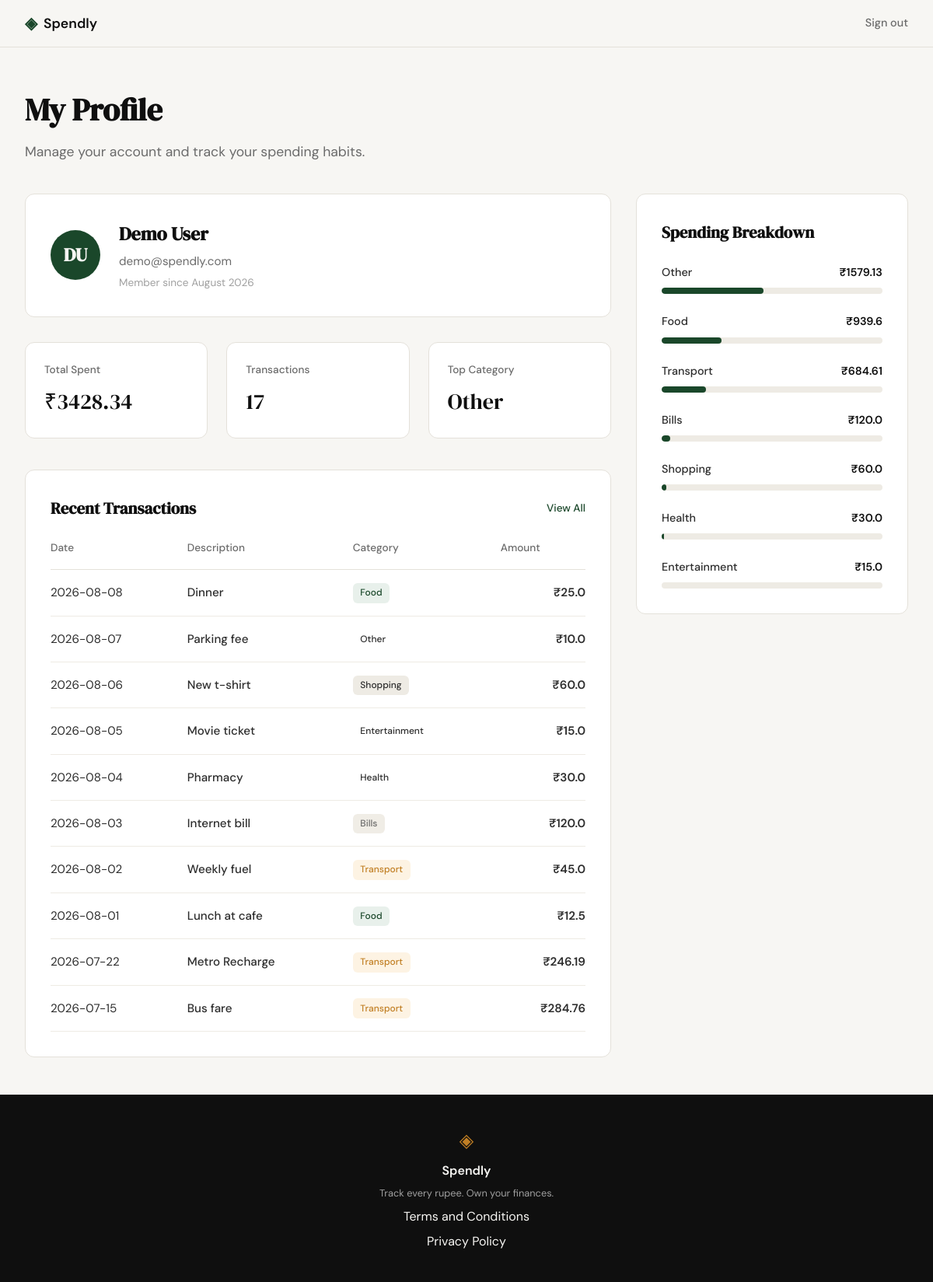
Screenshot of /profile (signed in) with the database file from the repository.
### tables this page shows
CREATE TABLE users (
                    id INTEGER PRIMARY KEY AUTOINCREMENT,
                    name TEXT NOT NULL,
                    email TEXT UNIQUE NOT NULL,
                    password_hash TEXT NOT NULL,
                    created_at TEXT DEFAULT (datetime('now'))
                );

CREATE TABLE expenses (
                    id INTEGER PRIMARY KEY AUTOINCREMENT,
                    user_id INTEGER NOT NULL,
                    amount REAL NOT NULL,
                    category TEXT NOT NULL,
                    date TEXT NOT NULL,
                    description TEXT,
                    created_at TEXT DEFAULT (datetime('now')),
                    FOREIGN KEY (user_id) REFERENCES users(id)
                );

### app.py (the view)
@app.route("/profile")
def profile():
    if "user_id" not in session:
        return redirect(url_for("login"))
    user_id = session["user_id"]
    user_profile = get_user_by_id(user_id)
    summary_stats = get_summary_stats(user_id)
    recent_transactions = get_recent_transactions(user_id)
    category_breakdown = get_category_breakdown(user_id)
    return render_template(
        "profile.html",
        user=user_profile,
        stats=summary_stats,
        transactions=recent_transactions,
        categories=category_breakdown
    )

### database/db.py (called while the page is built)
def get_db():
    conn = sqlite3.connect(DATABASE_PATH)
    conn.execute("PRAGMA foreign_keys = ON")
    conn.row_factory = sqlite3.Row
    return conn

### database/queries.py (called while the page is built)
def get_user_by_id(user_id):
    conn = get_db()
    try:
        user = conn.execute(
            "SELECT name, email, created_at FROM users WHERE id = ?",
            (user_id,)
        ).fetchone()
        if user:
            created_at_str = user['created_at']
            dt = datetime.strptime(created_at_str, '%Y-%m-%d %H:%M:%S')
            member_since = dt.strftime('%B %Y')
            return {
                "name": user['name'],
                "email": user['email'],
                "member_since": member_since
            }
        return None
    finally:
        conn.close()

def get_summary_stats(user_id):
    conn = get_db()
    try:
        totals = conn.execute(
            "SELECT SUM(amount), COUNT(*) FROM expenses WHERE user_id = ?",
            (user_id,)
        ).fetchone()
        total_spent = totals[0] if totals[0] is not None else 0
        transaction_count = totals[1] if totals[1] is not None else 0
        top_cat_row = conn.execute(
            "SELECT category FROM expenses WHERE user_id = ? GROUP BY category ORDER BY SUM(amount) DESC LIMIT 1",
            (user_id,)
        ).fetchone()
        top_category = top_cat_row['category'] if top_cat_row else "—"
        return {
            "total_spent": total_spent,
            "transaction_count": transaction_count,
            "top_category": top_category
        }
    finally:
        conn.close()

def get_recent_transactions(user_id, limit=10):
    conn = get_db()
    try:
        cursor = conn.execute(
            "SELECT date, description, category, amount FROM expenses WHERE user_id = ? ORDER BY date DESC LIMIT ?",
            (user_id, limit)
        )
        return [dict(row) for row in cursor.fetchall()]
    finally:
        conn.close()

### templates/profile.html (shortened to what this page needs)
{% extends "base.html" %}
{% block head %}
<link rel="stylesheet" href="{{ url_for('static', filename='css/profile.css') }}">
{% endblock %}
{% block content %}
<div class="profile-container">
    <header class="profile-header">
        <h1 class="page-title">My Profile</h1>
        <p class="page-subtitle">Manage your account and track your spending habits.</p>
    </header>
    <div class="profile-grid">
        <div class="profile-main">
            <section class="profile-card">
                <div class="user-info">
                    <div class="avatar">{{ user.name[0] }}{{ user.name.split(' ')[-1][0] }}</div>
                    <div class="user-details">
                        <h2>{{ user.name }}</h2>
                        <p class="user-email">{{ user.email }}</p>
                        <p class="user-meta">Member since {{ user.member_since }}</p>
                    </div>
                </div>
            </section>
            <section class="stats-grid">
                <div class="stat-card">
                    <span class="stat-label">Total Spent</span>
                    <span class="stat-value">₹{{ stats.total_spent }}</span>
                </div>
                <div class="stat-card">
                    <span class="stat-label">Transactions</span>
                    <span class="stat-value">{{ stats.transaction_count }}</span>
                </div>
                <div class="stat-card">
                    <span class="stat-label">Top Category</span>
                    <span class="stat-value">{{ stats.top_category }}</span>
                </div>
            </section>
            <section class="history-section">
                <div class="section-header">
                    <h3>Recent Transactions</h3>
                    <a href="#" class="view-all">View All</a>
                </div>
                <div class="table-container">
                    <table class="history-table">
                        <thead>
                            <tr>
                                <th>Date</th>
                                <th>Description</th>
                                <th>Category</th>
                                <th class="text-right">Amount</th>
                            </tr>
                        </thead>
                        <tbody>
                            {% for tx in transactions %}
                            <tr>
                                <td>{{ tx.date }}</td>
                                <td class="tx-desc">{{ tx.description }}</td>
                                <td>
                                    <span class="badge badge-{{ tx.category|lower }}">
                                        {{ tx.category }}
                                    </span>
                                </td>
                                <td class="text-right amount">₹{{ tx.amount }}</td>
                            </tr>
                            {% endfor %}
                        </tbody>
                    </table>
                </div>
            </section>
        </div>
        <div class="profile-sidebar">
            <section class="breakdown-card">
                <h3>Spending Breakdown</h3>
                <div class="breakdown-list">
                    {% for cat in categories %}
                    <div class="cat-item">
                        <div class="cat-info">
                            <span class="cat-name">{{ cat.category }}</span>
                            <span class="cat-amount">₹{{ cat.amount }}</span>
                        </div>
                        <div class="cat-track">
                            <div class="cat-bar" style="width: {{ cat.percentage }}%;"></div>
                        </div>
                    </div>
                    {% endfor %}
                </div>
            </section>
        </div>
    </div>
</div>
{% endblock %}

### templates/base.html (shortened to what this page needs)
<!DOCTYPE html>
<html lang="en">
<head>
    <link rel="stylesheet" href="{{ url_for('static', filename='css/style.css') }}">
    {% block head %}{% endblock %}
</head>
<body>
    <nav class="navbar">
        <div class="nav-inner">
            <a href="{{ url_for('landing') }}" class="nav-brand">
                <span class="brand-icon">◈</span>
                <span class="brand-name">Spendly</span>
            </a>
            <div class="nav-links">
                {% if session.get('user_id') %}
                    <a href="{{ url_for('logout') }}">Sign out</a>
                {% else %}
                    <a href="{{ url_for('login') }}">Sign in</a>
                    <a href="{{ url_for('register') }}" class="nav-cta">Get started</a>
                {% endif %}
            </div>
        </div>
    </nav>
    <div class="main-container">
        <main class="main-content">
            {% block content %}{% endblock %}
        </main>
    </div>
    <footer class="footer">
        <div class="footer-inner">
            <span class="brand-icon">◈</span>
            <span class="footer-name">Spendly</span>
            <p class="footer-copy">Track every rupee. Own your finances.</p>
            <a href="{{ url_for('terms') }}">Terms and Conditions</a>
            <a href="{{ url_for('privacy') }}">Privacy Policy</a>
        </div>
    </footer>
</body>
</html>

### static/css/style.css (style rules this page uses)
:root { --ink: #0f0f0f; --ink-soft: #2d2d2d; --ink-muted: #6b6b6b; --ink-faint: #a0a0a0; --paper: #f7f6f3; --paper-warm: #f0ede6; --paper-card: #ffffff; --accent: #1a472a; --accent-light: #e8f0eb; --accent-2: #c17f24; --accent-2-light: #fdf3e3; --danger: #c0392b; --danger-light: #fdecea; --border: #e4e1da; --border-soft: #eeebe4; --font-display: 'DM Serif Display', Georgia, serif; --font-body: 'DM Sans', system-ui, sans-serif; --max-width: 1200px; --auth-width: 440px; --radius-sm: 6px; --radius-md: 12px; --radius-lg: 20px; }
*, *::before, *::after { box-sizing: border-box; margin: 0; padding: 0; }
html { font-size: 16px; scroll-behavior: smooth; }
body { background: var(--paper); color: var(--ink); font-family: var(--font-body); font-size: 1rem; line-height: 1.6; -webkit-font-smoothing: antialiased; }
a { color: inherit; text-decoration: none; }
.navbar { position: sticky; top: 0; z-index: 100; background: var(--paper); border-bottom: 1px solid var(--border); padding: 0 2rem; }
.nav-inner { max-width: var(--max-width); margin: 0 auto; height: 60px; display: flex; align-items: center; justify-content: space-between; }
.nav-brand { display: flex; align-items: center; gap: 0.5rem; font-family: var(--font-body); font-weight: 600; font-size: 1.1rem; color: var(--ink); }
.brand-icon { color: var(--accent); font-size: 1.3rem; }
.brand-name { color: var(--ink); }
.nav-links { display: flex; align-items: center; gap: 1.5rem; font-size: 0.9rem; font-weight: 500; }
.nav-links a { color: var(--ink-muted); transition: color 0.2s; }
.main-content { min-height: calc(100vh - 60px - 100px); }
.stat-card { background: var(--paper); border: 1px solid var(--border); border-radius: var(--radius-md); padding: 1.5rem; display: flex; flex-direction: column; gap: 0.25rem; text-align: left; }
.stat-label { font-size: 0.85rem; color: var(--ink-muted); }
.stat-value { font-family: var(--font-display); font-size: 1.75rem; color: var(--ink); }
.cat-name { font-size: 0.9rem; color: var(--ink-soft); font-weight: 500; }
.cat-track { height: 10px; background: var(--border-soft); border-radius: 999px; overflow: hidden; }
.cat-bar { height: 100%; border-radius: 999px; }
.footer { background: var(--ink); color: var(--paper); padding: 2.5rem 2rem; text-align: center; }
.footer-inner { display: flex; flex-direction: column; align-items: center; gap: 0.4rem; }
.footer .brand-icon { color: var(--accent-2); font-size: 1.5rem; }
.footer-name { font-weight: 600; font-size: 1rem; }
.footer-copy { font-size: 0.8rem; color: var(--ink-faint); }

### rows the page displays
users: name "D", name "U", name "Demo User", email "demo@spendly.com"
expenses: date "2026-08-08", description "Dinner", category "Food", amount "25.0"
expenses: date "2026-08-07", description "Parking fee", category "Other", amount "10.0"
expenses: date "2026-08-06", description "New t-shirt", category "Shopping", amount "60.0", {{ cat.percentage }} 2 (drawn)
expenses: date "2026-08-05", description "Movie ticket", category "Entertainment", amount "15.0"
expenses: date "2026-08-04", description "Pharmacy", category "Health", amount "30.0", {{ cat.percentage }} 1 (drawn)
expenses: date "2026-08-03", description "Internet bill", category "Bills", amount "120.0", {{ cat.percentage }} 4 (drawn)
expenses: date "2026-08-02", description "Weekly fuel", category "Transport", amount "45.0"
expenses: date "2026-08-01", description "Lunch at cafe", category "Food", amount "12.5"
expenses: date "2026-07-22", description "Metro Recharge", category "Transport", amount "246.19"
expenses: date "2026-07-15", description "Bus fare", category "Transport", amount "284.76"

### other values shown
{{ user.member_since }} "August 2026"
{{ stats.total_spent }} "3428.34"
{{ stats.transaction_count }} "17"
{{ stats.top_category }} "Other"
{{ cat.category }} "Other" "Food" "Transport"
{{ cat.amount }} "1579.13" "939.6" "684.61"
